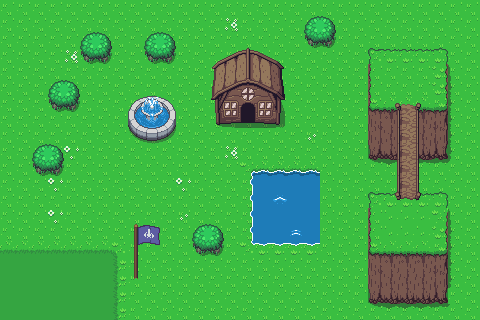

Below is a game level as drawn by its tile map, then a one-line description and the .tmx that defines it (tile-layer data replaced by summaries):
An orthogonal 30x20 tile map with 16x16 px tiles, 5 tile layers (Tile Layer 1, Tile Layer 2, z=1, z=2, ...) and 3 objects (start, enemy, stop).

<map version="1.4" tiledversion="1.4.3" orientation="orthogonal" renderorder="right-down" width="30" height="20" tilewidth="16" tileheight="16" infinite="0" nextlayerid="14" nextobjectid="5">
 <tileset firstgid="1" source="Overworld.tsx" />
 <layer id="1" name="Tile Layer 1" width="30" height="20">
  <data>[600 cells, 600 non-empty, 11 distinct tile ids]</data>
 </layer>
 <layer id="2" name="Tile Layer 2" width="30" height="20">
  <data>[600 cells, 173 non-empty, 61 distinct tile ids]</data>
 </layer>
 <layer id="5" name="z=1" width="30" height="20">
  <properties>
   <property name="z" type="int" value="1" />
  </properties>
  <data>[600 cells, 10 non-empty, 3 distinct tile ids]</data>
 </layer>
 <layer id="4" name="z=2" width="30" height="20">
  <properties>
   <property name="z" type="int" value="2" />
  </properties>
  <data>[600 cells, 50 non-empty, 14 distinct tile ids]</data>
 </layer>
 <layer id="13" name="Tile Layer 5" width="30" height="20">
  <properties>
   <property name="z" type="int" value="2" />
  </properties>
  <data>[600 cells, 21 non-empty, 9 distinct tile ids]</data>
 </layer>
 <objectgroup id="3" name="Object Layer 1">
  <properties>
   <property name="type" value="enemy" />
  </properties>
  <object id="1" name="Start Player" type="start" x="220.32" y="172.31">
   <properties>
    <property name="z" type="int" value="0" />
   </properties>
   <point />
  </object>
  <object id="2" name="Enemy" type="enemy" x="87.9163" y="223.369">
   <properties>
    <property name="type" value="enemy" />
   </properties>
   <point />
  </object>
  <object id="3" name="stop" x="129" y="99" width="45" height="45" />
 </objectgroup>
</map>
